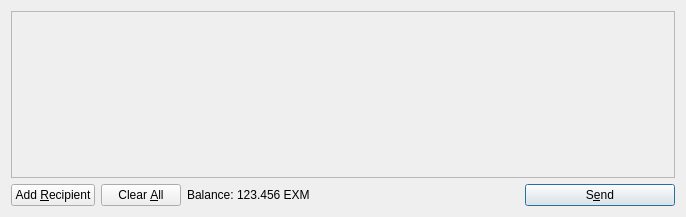
<?xml version="1.0" encoding="UTF-8"?>
<ui version="4.0">
 <class>SendCoinsDialog</class>
 <widget class="QDialog" name="SendCoinsDialog">
  <property name="geometry">
   <rect>
    <x>0</x>
    <y>0</y>
    <width>686</width>
    <height>217</height>
   </rect>
  </property>
  <property name="windowTitle">
   <string>Send Coins</string>
  </property>
  <layout class="QVBoxLayout" name="verticalLayout">
   <item>
    <widget class="QScrollArea" name="scrollArea">
     <property name="widgetResizable">
      <bool>true</bool>
     </property>
     <widget class="QWidget" name="scrollAreaWidgetContents">
      <property name="geometry">
       <rect>
        <x>0</x>
        <y>0</y>
        <width>666</width>
        <height>165</height>
       </rect>
      </property>
      <layout class="QVBoxLayout" name="verticalLayout_2">
       <property name="margin">
        <number>0</number>
       </property>
       <item>
        <layout class="QVBoxLayout" name="entries">
         <property name="spacing">
          <number>6</number>
         </property>
        </layout>
       </item>
       <item>
        <spacer name="verticalSpacer">
         <property name="orientation">
          <enum>Qt::Vertical</enum>
         </property>
         <property name="sizeHint" stdset="0">
          <size>
           <width>20</width>
           <height>40</height>
          </size>
         </property>
        </spacer>
       </item>
      </layout>
     </widget>
    </widget>
   </item>
   <item>
    <layout class="QHBoxLayout" name="horizontalLayout">
     <item>
      <widget class="QPushButton" name="addButton">
       <property name="toolTip">
        <string>Send to multiple recipients at once</string>
       </property>
       <property name="text">
        <string>Add &amp;Recipient</string>
       </property>
       <property name="icon">
        <iconset resource="../bitcoin.qrc">
         <normaloff>:/icons/add</normaloff>:/icons/add</iconset>
       </property>
       <property name="autoDefault">
        <bool>false</bool>
       </property>
      </widget>
     </item>
     <item>
      <widget class="QPushButton" name="clearButton">
       <property name="sizePolicy">
        <sizepolicy hsizetype="Minimum" vsizetype="Fixed">
         <horstretch>0</horstretch>
         <verstretch>0</verstretch>
        </sizepolicy>
       </property>
       <property name="toolTip">
        <string>Remove all transaction fields</string>
       </property>
       <property name="text">
        <string>Clear &amp;All</string>
       </property>
       <property name="icon">
        <iconset resource="../bitcoin.qrc">
         <normaloff>:/icons/remove</normaloff>:/icons/remove</iconset>
       </property>
       <property name="autoRepeatDelay">
        <number>300</number>
       </property>
       <property name="autoDefault">
        <bool>false</bool>
       </property>
      </widget>
     </item>
     <item>
      <layout class="QHBoxLayout" name="horizontalLayout_2">
       <property name="spacing">
        <number>3</number>
       </property>
       <item>
        <widget class="QLabel" name="label">
         <property name="text">
          <string>Balance:</string>
         </property>
        </widget>
       </item>
       <item>
        <widget class="QLabel" name="labelBalance">
         <property name="cursor">
          <cursorShape>IBeamCursor</cursorShape>
         </property>
         <property name="text">
          <string>123.456 EXM</string>
         </property>
         <property name="textInteractionFlags">
          <set>Qt::LinksAccessibleByMouse|Qt::TextSelectableByKeyboard|Qt::TextSelectableByMouse</set>
         </property>
        </widget>
       </item>
      </layout>
     </item>
     <item>
      <spacer name="horizontalSpacer">
       <property name="orientation">
        <enum>Qt::Horizontal</enum>
       </property>
       <property name="sizeHint" stdset="0">
        <size>
         <width>40</width>
         <height>20</height>
        </size>
       </property>
      </spacer>
     </item>
     <item>
      <widget class="QPushButton" name="sendButton">
       <property name="minimumSize">
        <size>
         <width>150</width>
         <height>0</height>
        </size>
       </property>
       <property name="toolTip">
        <string>Confirm the send action</string>
       </property>
       <property name="text">
        <string>S&amp;end</string>
       </property>
       <property name="icon">
        <iconset resource="../bitcoin.qrc">
         <normaloff>:/icons/send</normaloff>:/icons/send</iconset>
       </property>
       <property name="default">
        <bool>true</bool>
       </property>
      </widget>
     </item>
    </layout>
   </item>
  </layout>
 </widget>
 <resources>
  <include location="../bitcoin.qrc"/>
 </resources>
 <connections/>
</ui>
